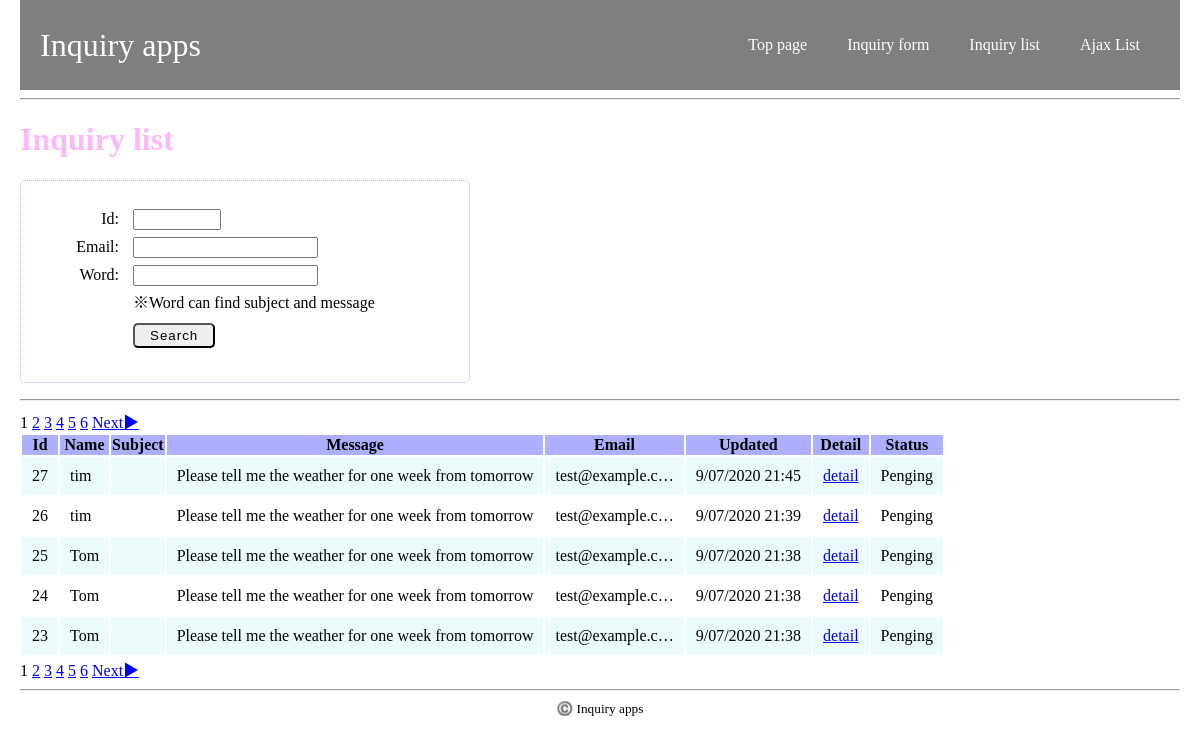
/inquiry/list/, run on an earlier commit of the app's database.
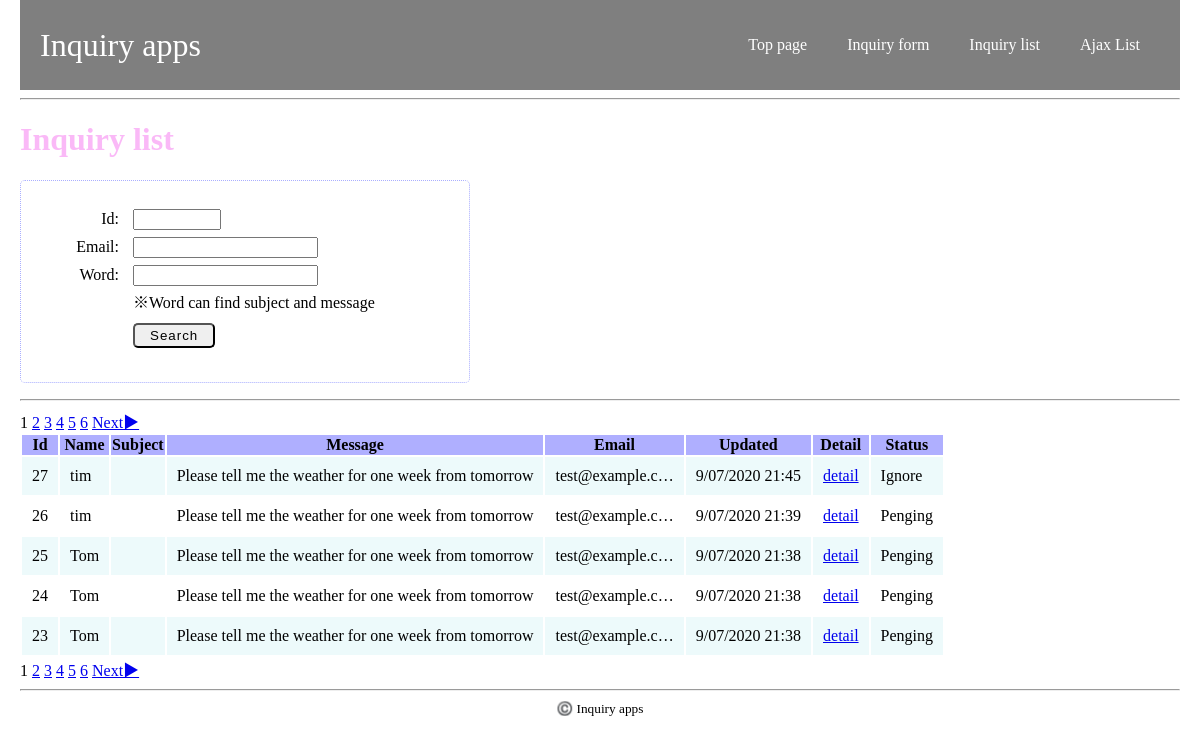
And on a later commit of the database.
### inquiry_apps/models.py (models this page shows, shortened)
class Inquiry(models.Model):
    class Meta:
        db_table = 'inquiry'
    name = models.CharField(verbose_name='name',
                                max_length=255)
    subject = models.CharField(verbose_name='subject',
                                max_length=255)
    message = models.CharField(verbose_name='message',
                                max_length=500)
    email = models.EmailField(verbose_name='email')
    created_at = models.DateTimeField(verbose_name='created_at',
                                        auto_now_add=True)
    updated_at = models.DateTimeField(verbose_name='updated_at',
                                        auto_now_add=True)
    class InquiryStatus():
        Pending = 0
        Ignore = 1
        Completed = 2
    INQUIRY_STATUS_CHOICES = [
        (InquiryStatus.Pending, 'Pending'),
        (InquiryStatus.Ignore, 'Ignore'),
        (InquiryStatus.Completed, 'Completed'),
    ]
    inquiry_status = models.IntegerField(
        verbose_name='inquiry_status',
        choices=INQUIRY_STATUS_CHOICES,
        default=0
    )

### inquiry_apps/views.py (the view)
# urls.py: path('inquiry/list/', views.inquiry_list, name='inquiry_list'),
@require_http_methods(['GET'])
def inquiry_list(request):
    qs = Inquiry.objects.order_by('-updated_at')
    form = InquiryFindForm(request.GET)
    if not form.is_valid():
        return render(request, 'inquiry_apps/inquiry_list.html', {'form': form})
    if form.is_valid():
        id_int = form.cleaned_data['id']
        email_str = form.cleaned_data['email']
        page_int = form.cleaned_data['page']
        word_str = form.cleaned_data['word']
    if email_str is not None:
        qs = qs.filter(email__contains=email_str)
    if id_int is not None:
        qs = qs.filter(id=id_int)
    if word_str is not None:
        qs = qs.filter(Q(subject__contains=word_str) |
                        Q(message__contains=word_str))
    next_page_href = _some_page_href(id_int, email_str, page_int+1, word_str)
    prev_page_href = _some_page_href(id_int, email_str, page_int-1, word_str)
    paginator = Paginator(qs, 5)
    try:
        inquiries_page = paginator.page(page_int)
    except EmptyPage:
        raise Http404('Page does not exist')
    context = {
        'form': form,
        'inquiries_page': inquiries_page,
        'search_email': email_str,
        'next_page_href': next_page_href,
        'prev_page_href': prev_page_href,
    }
    template = loader.get_template('inquiry_apps/inquiry_list.html')
    return HttpResponse(template.render(context, request))

### inquiry_apps/forms.py
class InquiryFindForm(forms.Form):
    id = forms.IntegerField(required=False,
                                min_value=1,
                                max_value=100000)
    email = forms.CharField(required=False,
                                max_length=255)
    page = forms.IntegerField(required=False,
                                max_value=10000,
                                min_value=1,)
    word = forms.CharField(required=False,
                            max_length=1000)
    def clean(self):
        cleaned_data = super().clean()
        return cleaned_data
    def clean_id(self):
        find_id = self.cleaned_data['id']
        return find_id
    def clean_email(self):
        email = self.cleaned_data['email']
        return email
    def clean_page(self):
        page =self.cleaned_data['page']
        if page == None:
            page = 1
        return page
    def clean_word(self):
        word = self.cleaned_data['word']
        return word

### inquiry_apps/views.py (called while the page is built)
def _some_page_href(id, email, current_page, word):
    params = []
    if id:
        params.append('id=%s' % urllib.parse.quote(str(id)))
    if email:
        params.append('email=%s' % urllib.parse.quote(email))
    if current_page:
        params.append('page=%s' % urllib.parse.quote(str(current_page)))
    if word:
        params.append('word=%s' % urllib.parse.quote(word))
    return '?' + '&'.join(params)

### inquiry_apps/templates/inquiry_apps/inquiry_list.html (shortened to what this page needs)
{% extends 'inquiry_apps/base.html' %}
{% block content %}
<h1>Inquiry list</h1>
<form method="get">
    <ul class="search_inquiry_form">
        <li>
            <label for="id">Id:</label>
            <span class="input_field">{{ form.id }}{{ form.id.errors }}</span>
        </li>
        <li>
            <label for="">Email:</label>
            <span class="input_field">{{ form.email }}{{ form.email.erros }}</span>
        </li>
        <li>
            <label for="">Word:</label>
            <span class="input_field">{{ form.word }}{{ form.word.erros }}</span>
        </li>
        <li>
            <span>※Word can find subject and message</span>
        </li>
        <li>
            <button type="submit" class="btn">Search</button>
        </li>
    </ul>
</form>
<hr>
{% for num in inquiries_page.paginator.page_range %}
{% if inquiries_page.number == num %}
<span>{{ num }}</span>
{% else %}
<a href="?email={{ search_email }}&page={{ num }}">{{ num }}</a>
{% endif %}
{% endfor %}
{% if inquiries_page.has_next %}
<a href="{{ next_page_href }}">Next▶︎</a>
{% endif %}
<table class="inquiry_list_table">
    <thead>
        <tr>
            <th>Id</th>
            <th>Name</th>
            <th>Subject</th>
            <th>Message</th>
            <th>Email</th>
            <th>Updated</th>
            <th>Detail</th>
            <th>Status</th>
        </tr>
    </thead>
    <tbody>
        {% for inquiry in inquiries_page %}
        <tr>
            <td>{{ inquiry.id }}</td>
            <td><div class="container"><span>Name</span><span>{{ inquiry.name|truncatechars:30 }}</span></div></td>
            <td><div class="container"><span>Subject</span></div></td>
            <td><div class="container"><span>Message</span><span>{{ inquiry.message|truncatechars:150 }}</span></div></td>
            <td><div class="container"><span>Email</span><span>{{ inquiry.email|truncatechars:15 }}</span></div></td>
            <td><div class="container"><span>Updated</span><span>{{ inquiry.updated_at|date:"j/m/Y H:i " }}</span></div></td>
            <td><div class="container"><span>Detail</span><span><a href="{% url 'inquiry_apps:comment_list' inquiry.id %}">detail</a></span></div></td>
            <td>
                <div class="container"><span>Status</span><span>
                {% if inquiry.inquiry_status == inquiry.InquiryStatus.Pending %}
                Penging
                {% elif inquiry.inquiry_status == inquiry.InquiryStatus.Ignore %}
                Ignore
                {% else %}
                Competed
                {% endif %}
                </span></div>
            </td>
        </tr>
        {% endfor %}
    </tbody>
</table>
{% for num in inquiries_page.paginator.page_range %}
{% if inquiries_page.number == num %}
<span>{{ num }}</span>
{% else %}
<a href="?email={{ search_email }}&page={{ num }}">{{ num }}</a>
{% endif %}
{% endfor %}
{% if inquiries_page.has_next %}
<a href="{{ next_page_href }}">Next▶︎</a>
{% endif %}
{% endblock %}

### inquiry_apps/templates/inquiry_apps/base.html (shortened to what this page needs)
{% load static %}
<!doctype html>
<html lang="ja">
<head>
    <link rel="stylesheet" href="{% static 'inquiry_apps/css/base.css' %}">
</head>
<body>
    <header class="header">
        <div class="header-bg">
            <div class="header-cat">
                <div class="header-logo">
                    <a href="/">Inquiry apps</a>
                </div>
                <nav class="header-navi">
                    <div class="header-navi-wrap">
                        <ul class="header-navi-list">
                            <li class="header-navi-item"><a href="/">Top page</a></li>
                            <li class="header-navi-item"><a href="{% url 'inquiry_apps:inquiry_add' %}">Inquiry form</a></li>
                            <li class="header-navi-item"><a href="{% url 'inquiry_apps:inquiry_list' %}">Inquiry list</a></li>
                            <li class="header-navi-item"><a href="">Ajax List</a></li>
                        </ul>
                    </div>
                </nav>
            </div>
        </div>
    </header>
    <div class="content">
        <hr>
        {% block content %}
        {% endblock %}
    </div>
    <hr>
    <div class="footer">
        <small class="copy-right">©️ Inquiry apps</small>
    </div>
</body>
</html>

### inquiry_apps/static/inquiry_apps/css/base.css (style rules this page uses)
html { font-size: 16px; }
body { margin: 0 20px; }
ul, ol { list-style: none; }
h1 { color: rgba(241, 70, 233, 0.377); }
.header { width: 100%; left: 0; top: 0; z-index: 1000; background-color: rgb(000,000,000,.5); }
.header-bg { position: relative; z-index: 2; padding: 20px; flex-wrap: wrap; }
.header-logo a { font-family: cursive; display: block; text-decoration: none; font-size: 2rem; color: #fff; }
.header-cat { display: flex; flex-wrap: wrap; justify-content: space-between; align-items: center; }
.header-navi-list { display: flex; }
.header-navi a { text-decoration: none; padding-left: 20px; padding-right: 20px; font-size: 1rem; color: #fff; }
.search_inquiry_form { width: 400px; padding: 1.5em; border: 1px dotted #aaafff; border-radius: 5px; }
.search_inquiry_form li label { display: inline-block; width: 64px; margin: 5px 10px; text-align: right; }
.search_inquiry_form li button { margin: 10px 0; }
table tr td { padding: 10px; }
.inquiry_list_table thead, .comment_list_table thead { background: rgba(55, 55, 255, .4); }
.inquiry_list_table tr:nth-child(odd) td, .comment_list_table tr:nth-child(odd) td { background: rgba(161, 230, 233, 0.192); }
.btn { padding: 3px 15px; border-radius: 5px; letter-spacing: 1px; }
.footer { text-align: center; }

What changed in the data, as far as the page shows it:
changed Inquiry id 27: inquiry_status "Penging" → "Ignore"
